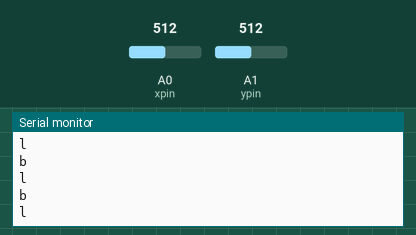
The sketch below on a simulated Arduino Uno, built with avr-gcc and run on an emulated ATmega328P. Shown: the last lines printed to the serial monitor. Inputs (shaded band) come from the test bench; at power-on: A1 (ypin) = 512, A0 (xpin) = 512.

Above: at 2.7 s.
2.8 s: A1 (ypin) set to 458
4.3 s: A1 (ypin) set to 429
At 5.2 s:
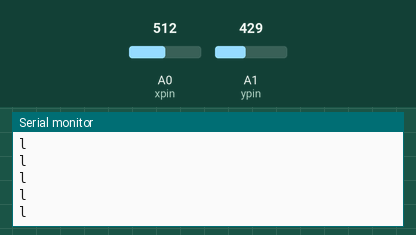
5.8 s: A0 (xpin) set to 388
At 6.3 s:
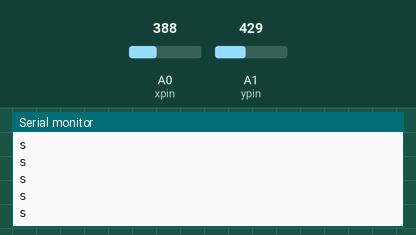

Measured:
- after the input at 5.8 s, the serial monitor: prints a new line after 0.07 s (image 2)

The sketch:

remotecode.ino
```cpp
//Remote code

const int xpin=A0; // x axis of the accelerometer
const int ypin=A1; // y axis of the accelerometer
int a,b; // a and b are global variables

void setup()
{
    Serial.begin(9600); // initialize the serial communications
}

void loop()
{
    int x=analogRead(xpin);
    int y=analogRead(ypin);

    if((x>=380)&&(y>=380)&&(x<=440)&&(y<=440))
    {
        Serial.println('s');// stop
    }
    if(y<380)
    {
        Serial.println('f');// forward
    }
    if(y>440)
    {
        Serial.println('b'); // backward
    }
    if(x<380)
    {
        Serial.println('r'); // right
    }
    if(x>440)
    {
        Serial.println('l'); // left
    }
}
```
